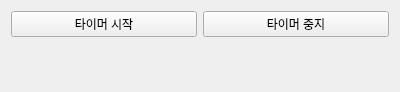
<?xml version="1.0" encoding="UTF-8"?>
<ui version="4.0">
 <class>Widget</class>
 <widget class="QWidget" name="Widget">
  <property name="geometry">
   <rect>
    <x>0</x>
    <y>0</y>
    <width>400</width>
    <height>92</height>
   </rect>
  </property>
  <property name="windowTitle">
   <string>Widget</string>
  </property>
  <layout class="QVBoxLayout" name="verticalLayout">
   <item>
    <layout class="QHBoxLayout" name="horizontalLayout">
     <item>
      <widget class="QPushButton" name="pbtStart">
       <property name="text">
        <string>타이머 시작</string>
       </property>
      </widget>
     </item>
     <item>
      <widget class="QPushButton" name="pbtStop">
       <property name="text">
        <string>타이머 중지</string>
       </property>
      </widget>
     </item>
    </layout>
   </item>
   <item>
    <layout class="QHBoxLayout" name="horizontalLayout_2">
     <item>
      <widget class="QLabel" name="leCurrentTime">
       <property name="text">
        <string/>
       </property>
      </widget>
     </item>
    </layout>
   </item>
  </layout>
 </widget>
 <layoutdefault spacing="6" margin="11"/>
 <resources/>
 <connections/>
</ui>
